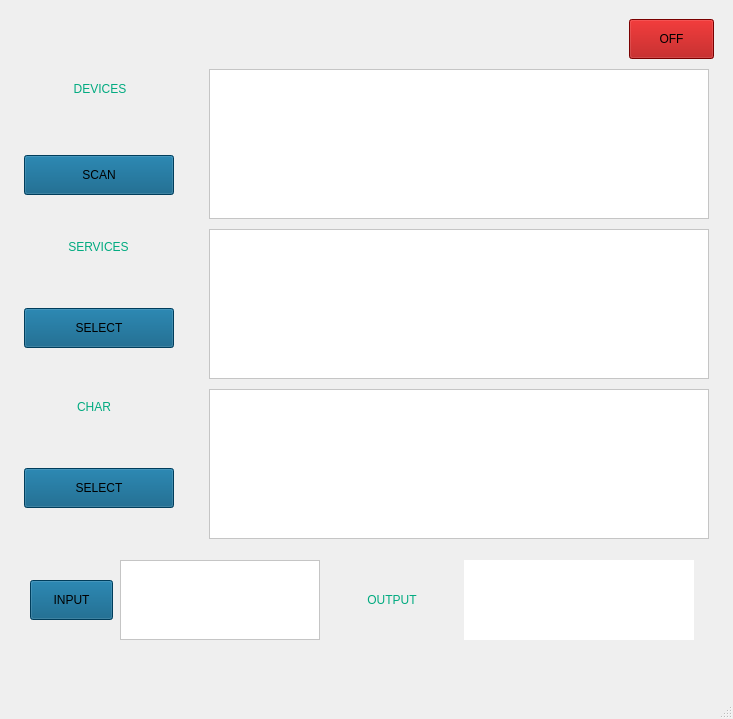
<?xml version="1.0" encoding="UTF-8"?>
<ui version="4.0">
 <class>Main</class>
 <widget class="QMainWindow" name="Main">
  <property name="geometry">
   <rect>
    <x>0</x>
    <y>0</y>
    <width>733</width>
    <height>719</height>
   </rect>
  </property>
  <property name="sizePolicy">
   <sizepolicy hsizetype="Fixed" vsizetype="Fixed">
    <horstretch>0</horstretch>
    <verstretch>0</verstretch>
   </sizepolicy>
  </property>
  <property name="minimumSize">
   <size>
    <width>733</width>
    <height>719</height>
   </size>
  </property>
  <property name="maximumSize">
   <size>
    <width>733</width>
    <height>719</height>
   </size>
  </property>
  <property name="mouseTracking">
   <bool>true</bool>
  </property>
  <property name="windowTitle">
   <string>Main</string>
  </property>
  <widget class="QWidget" name="centralwidget">
   <layout class="QVBoxLayout" name="verticalLayout">
    <item>
     <widget class="QWidget" name="widget" native="true">
      <property name="enabled">
       <bool>true</bool>
      </property>
      <property name="cursor">
       <cursorShape>ArrowCursor</cursorShape>
      </property>
      <widget class="QListWidget" name="listAvailableDevices">
       <property name="geometry">
        <rect>
         <x>200</x>
         <y>60</y>
         <width>500</width>
         <height>150</height>
        </rect>
       </property>
       <property name="minimumSize">
        <size>
         <width>500</width>
         <height>150</height>
        </size>
       </property>
       <property name="maximumSize">
        <size>
         <width>500</width>
         <height>150</height>
        </size>
       </property>
       <property name="acceptDrops">
        <bool>false</bool>
       </property>
       <property name="layoutDirection">
        <enum>Qt::LayoutDirection::LeftToRight</enum>
       </property>
       <property name="styleSheet">
        <string notr="true">font: 900 17pt &quot;Sitka&quot;;
background-color: rgb(255, 255, 255);
color: rgb(0, 0, 0);</string>
       </property>
       <property name="horizontalScrollMode">
        <enum>QAbstractItemView::ScrollMode::ScrollPerPixel</enum>
       </property>
       <property name="flow">
        <enum>QListView::Flow::TopToBottom</enum>
       </property>
       <item>
        <property name="text">
         <string/>
        </property>
       </item>
      </widget>
      <widget class="QPushButton" name="btnOnOffBluetooth">
       <property name="geometry">
        <rect>
         <x>620</x>
         <y>10</y>
         <width>85</width>
         <height>40</height>
        </rect>
       </property>
       <property name="sizePolicy">
        <sizepolicy hsizetype="Minimum" vsizetype="Fixed">
         <horstretch>0</horstretch>
         <verstretch>0</verstretch>
        </sizepolicy>
       </property>
       <property name="minimumSize">
        <size>
         <width>85</width>
         <height>40</height>
        </size>
       </property>
       <property name="maximumSize">
        <size>
         <width>85</width>
         <height>40</height>
        </size>
       </property>
       <property name="styleSheet">
        <string notr="true">background-color: rgb(170, 0, 0);
font: 700 9pt &quot;Segoe UI&quot;;</string>
       </property>
       <property name="text">
        <string>OFF</string>
       </property>
       <property name="checkable">
        <bool>true</bool>
       </property>
      </widget>
      <widget class="QListWidget" name="listAvailableServices">
       <property name="geometry">
        <rect>
         <x>200</x>
         <y>220</y>
         <width>500</width>
         <height>150</height>
        </rect>
       </property>
       <property name="minimumSize">
        <size>
         <width>500</width>
         <height>150</height>
        </size>
       </property>
       <property name="maximumSize">
        <size>
         <width>500</width>
         <height>150</height>
        </size>
       </property>
       <property name="acceptDrops">
        <bool>false</bool>
       </property>
       <property name="layoutDirection">
        <enum>Qt::LayoutDirection::LeftToRight</enum>
       </property>
       <property name="styleSheet">
        <string notr="true">font: 900 17pt &quot;Sitka&quot;;
background-color: rgb(255, 255, 255);
color: rgb(0, 0, 0);</string>
       </property>
       <property name="flow">
        <enum>QListView::Flow::TopToBottom</enum>
       </property>
       <item>
        <property name="text">
         <string/>
        </property>
       </item>
      </widget>
      <widget class="QWidget" name="layoutWidget">
       <property name="geometry">
        <rect>
         <x>15</x>
         <y>60</y>
         <width>152</width>
         <height>126</height>
        </rect>
       </property>
       <layout class="QVBoxLayout" name="verticalLayout_2">
        <item>
         <widget class="QLabel" name="label">
          <property name="styleSheet">
           <string notr="true">color: rgb(0, 170, 127);
font: 800 18pt &quot;Sitka&quot;;</string>
          </property>
          <property name="text">
           <string>DEVICES</string>
          </property>
          <property name="alignment">
           <set>Qt::AlignmentFlag::AlignCenter</set>
          </property>
         </widget>
        </item>
        <item>
         <spacer name="verticalSpacer">
          <property name="orientation">
           <enum>Qt::Orientation::Vertical</enum>
          </property>
          <property name="sizeType">
           <enum>QSizePolicy::Policy::Fixed</enum>
          </property>
          <property name="sizeHint" stdset="0">
           <size>
            <width>20</width>
            <height>40</height>
           </size>
          </property>
         </spacer>
        </item>
        <item>
         <widget class="QPushButton" name="btnConnect">
          <property name="sizePolicy">
           <sizepolicy hsizetype="Fixed" vsizetype="Fixed">
            <horstretch>0</horstretch>
            <verstretch>0</verstretch>
           </sizepolicy>
          </property>
          <property name="minimumSize">
           <size>
            <width>150</width>
            <height>40</height>
           </size>
          </property>
          <property name="maximumSize">
           <size>
            <width>150</width>
            <height>40</height>
           </size>
          </property>
          <property name="cursor">
           <cursorShape>PointingHandCursor</cursorShape>
          </property>
          <property name="styleSheet">
           <string notr="true">background-color: rgb(0, 85, 127);
font: 700 9pt &quot;Segoe UI&quot;;</string>
          </property>
          <property name="text">
           <string>SCAN</string>
          </property>
          <property name="checkable">
           <bool>false</bool>
          </property>
         </widget>
        </item>
       </layout>
      </widget>
      <widget class="QWidget" name="layoutWidget">
       <property name="geometry">
        <rect>
         <x>10</x>
         <y>220</y>
         <width>161</width>
         <height>123</height>
        </rect>
       </property>
       <layout class="QVBoxLayout" name="verticalLayout_3">
        <item>
         <widget class="QLabel" name="label_2">
          <property name="minimumSize">
           <size>
            <width>159</width>
            <height>30</height>
           </size>
          </property>
          <property name="maximumSize">
           <size>
            <width>159</width>
            <height>30</height>
           </size>
          </property>
          <property name="styleSheet">
           <string notr="true">color: rgb(0, 170, 127);
font: 800 18pt &quot;Sitka&quot;;</string>
          </property>
          <property name="text">
           <string>SERVICES</string>
          </property>
          <property name="alignment">
           <set>Qt::AlignmentFlag::AlignCenter</set>
          </property>
         </widget>
        </item>
        <item>
         <spacer name="verticalSpacer_2">
          <property name="orientation">
           <enum>Qt::Orientation::Vertical</enum>
          </property>
          <property name="sizeType">
           <enum>QSizePolicy::Policy::Fixed</enum>
          </property>
          <property name="sizeHint" stdset="0">
           <size>
            <width>156</width>
            <height>37</height>
           </size>
          </property>
         </spacer>
        </item>
        <item alignment="Qt::AlignmentFlag::AlignHCenter">
         <widget class="QPushButton" name="btnSelectService">
          <property name="sizePolicy">
           <sizepolicy hsizetype="Fixed" vsizetype="Fixed">
            <horstretch>0</horstretch>
            <verstretch>0</verstretch>
           </sizepolicy>
          </property>
          <property name="minimumSize">
           <size>
            <width>150</width>
            <height>40</height>
           </size>
          </property>
          <property name="maximumSize">
           <size>
            <width>150</width>
            <height>40</height>
           </size>
          </property>
          <property name="cursor">
           <cursorShape>PointingHandCursor</cursorShape>
          </property>
          <property name="styleSheet">
           <string notr="true">background-color: rgb(0, 85, 127);
font: 700 9pt &quot;Segoe UI&quot;;</string>
          </property>
          <property name="text">
           <string>SELECT</string>
          </property>
          <property name="checkable">
           <bool>false</bool>
          </property>
         </widget>
        </item>
       </layout>
      </widget>
      <widget class="QListWidget" name="listAvailableChar">
       <property name="geometry">
        <rect>
         <x>200</x>
         <y>380</y>
         <width>500</width>
         <height>150</height>
        </rect>
       </property>
       <property name="minimumSize">
        <size>
         <width>500</width>
         <height>150</height>
        </size>
       </property>
       <property name="maximumSize">
        <size>
         <width>500</width>
         <height>150</height>
        </size>
       </property>
       <property name="acceptDrops">
        <bool>false</bool>
       </property>
       <property name="layoutDirection">
        <enum>Qt::LayoutDirection::LeftToRight</enum>
       </property>
       <property name="styleSheet">
        <string notr="true">font: 900 17pt &quot;Sitka&quot;;
background-color: rgb(255, 255, 255);
color: rgb(0, 0, 0);</string>
       </property>
       <property name="flow">
        <enum>QListView::Flow::TopToBottom</enum>
       </property>
       <item>
        <property name="text">
         <string/>
        </property>
       </item>
      </widget>
      <widget class="QWidget" name="">
       <property name="geometry">
        <rect>
         <x>20</x>
         <y>550</y>
         <width>666</width>
         <height>82</height>
        </rect>
       </property>
       <layout class="QHBoxLayout" name="horizontalLayout">
        <item>
         <widget class="QPushButton" name="btnInput">
          <property name="minimumSize">
           <size>
            <width>83</width>
            <height>40</height>
           </size>
          </property>
          <property name="maximumSize">
           <size>
            <width>83</width>
            <height>40</height>
           </size>
          </property>
          <property name="styleSheet">
           <string notr="true">background-color: rgb(0, 85, 127);
font: 700 9pt &quot;Segoe UI&quot;;</string>
          </property>
          <property name="text">
           <string>INPUT</string>
          </property>
         </widget>
        </item>
        <item>
         <widget class="QTextEdit" name="textWriteData">
          <property name="minimumSize">
           <size>
            <width>200</width>
            <height>80</height>
           </size>
          </property>
          <property name="maximumSize">
           <size>
            <width>200</width>
            <height>80</height>
           </size>
          </property>
          <property name="styleSheet">
           <string notr="true">background-color: rgb(255, 255, 255);
color: rgb(0, 0, 0);
font: 8pt &quot;Sitka&quot;;</string>
          </property>
         </widget>
        </item>
        <item>
         <widget class="QLabel" name="label_3">
          <property name="minimumSize">
           <size>
            <width>130</width>
            <height>40</height>
           </size>
          </property>
          <property name="maximumSize">
           <size>
            <width>130</width>
            <height>40</height>
           </size>
          </property>
          <property name="styleSheet">
           <string notr="true">color: rgb(0, 170, 127);
font: 800 18pt &quot;Sitka&quot;;</string>
          </property>
          <property name="text">
           <string>OUTPUT</string>
          </property>
          <property name="alignment">
           <set>Qt::AlignmentFlag::AlignCenter</set>
          </property>
         </widget>
        </item>
        <item>
         <widget class="QLabel" name="labelReadData">
          <property name="sizePolicy">
           <sizepolicy hsizetype="Fixed" vsizetype="Fixed">
            <horstretch>0</horstretch>
            <verstretch>0</verstretch>
           </sizepolicy>
          </property>
          <property name="minimumSize">
           <size>
            <width>230</width>
            <height>80</height>
           </size>
          </property>
          <property name="maximumSize">
           <size>
            <width>230</width>
            <height>80</height>
           </size>
          </property>
          <property name="styleSheet">
           <string notr="true">background-color: rgb(255, 255, 255);
color: rgb(0, 0, 0);</string>
          </property>
          <property name="text">
           <string/>
          </property>
          <property name="wordWrap">
           <bool>true</bool>
          </property>
         </widget>
        </item>
       </layout>
      </widget>
      <widget class="QWidget" name="layoutWidget_2">
       <property name="geometry">
        <rect>
         <x>10</x>
         <y>380</y>
         <width>161</width>
         <height>123</height>
        </rect>
       </property>
       <layout class="QVBoxLayout" name="verticalLayout_4">
        <item>
         <widget class="QLabel" name="label_4">
          <property name="minimumSize">
           <size>
            <width>150</width>
            <height>30</height>
           </size>
          </property>
          <property name="maximumSize">
           <size>
            <width>150</width>
            <height>30</height>
           </size>
          </property>
          <property name="styleSheet">
           <string notr="true">color: rgb(0, 170, 127);
font: 800 18pt &quot;Sitka&quot;;</string>
          </property>
          <property name="text">
           <string>CHAR</string>
          </property>
          <property name="alignment">
           <set>Qt::AlignmentFlag::AlignCenter</set>
          </property>
         </widget>
        </item>
        <item>
         <spacer name="verticalSpacer_3">
          <property name="orientation">
           <enum>Qt::Orientation::Vertical</enum>
          </property>
          <property name="sizeType">
           <enum>QSizePolicy::Policy::Fixed</enum>
          </property>
          <property name="sizeHint" stdset="0">
           <size>
            <width>156</width>
            <height>37</height>
           </size>
          </property>
         </spacer>
        </item>
        <item alignment="Qt::AlignmentFlag::AlignHCenter">
         <widget class="QPushButton" name="btnSelectChar">
          <property name="sizePolicy">
           <sizepolicy hsizetype="Fixed" vsizetype="Fixed">
            <horstretch>0</horstretch>
            <verstretch>0</verstretch>
           </sizepolicy>
          </property>
          <property name="minimumSize">
           <size>
            <width>150</width>
            <height>40</height>
           </size>
          </property>
          <property name="maximumSize">
           <size>
            <width>150</width>
            <height>40</height>
           </size>
          </property>
          <property name="cursor">
           <cursorShape>PointingHandCursor</cursorShape>
          </property>
          <property name="styleSheet">
           <string notr="true">background-color: rgb(0, 85, 127);
font: 700 9pt &quot;Segoe UI&quot;;</string>
          </property>
          <property name="text">
           <string>SELECT</string>
          </property>
          <property name="checkable">
           <bool>false</bool>
          </property>
         </widget>
        </item>
       </layout>
      </widget>
     </widget>
    </item>
   </layout>
  </widget>
  <widget class="QMenuBar" name="menubar">
   <property name="geometry">
    <rect>
     <x>0</x>
     <y>0</y>
     <width>733</width>
     <height>25</height>
    </rect>
   </property>
  </widget>
  <widget class="QStatusBar" name="statusbar"/>
 </widget>
 <resources/>
 <connections/>
</ui>
